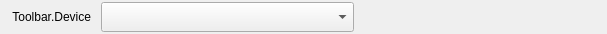
<?xml version="1.0" encoding="UTF-8"?>
<ui version="4.0">
 <class>AFQAudioSourceToolbar</class>
 <widget class="QWidget" name="AFQAudioSourceToolbar">
  <property name="geometry">
   <rect>
    <x>0</x>
    <y>0</y>
    <width>607</width>
    <height>34</height>
   </rect>
  </property>
  <property name="minimumSize">
   <size>
    <width>0</width>
    <height>34</height>
   </size>
  </property>
  <property name="maximumSize">
   <size>
    <width>16777215</width>
    <height>34</height>
   </size>
  </property>
  <property name="windowTitle">
   <string>Form</string>
  </property>
  <layout class="QHBoxLayout" name="horizontalLayout_2">
   <property name="spacing">
    <number>10</number>
   </property>
   <property name="leftMargin">
    <number>12</number>
   </property>
   <property name="topMargin">
    <number>0</number>
   </property>
   <property name="rightMargin">
    <number>0</number>
   </property>
   <property name="bottomMargin">
    <number>0</number>
   </property>
   <item>
    <widget class="QLabel" name="label_Prop">
     <property name="sizePolicy">
      <sizepolicy hsizetype="Minimum" vsizetype="Preferred">
       <horstretch>0</horstretch>
       <verstretch>0</verstretch>
      </sizepolicy>
     </property>
     <property name="minimumSize">
      <size>
       <width>0</width>
       <height>30</height>
      </size>
     </property>
     <property name="maximumSize">
      <size>
       <width>16777215</width>
       <height>30</height>
      </size>
     </property>
     <property name="text">
      <string>Toolbar.Device</string>
     </property>
     <property name="alignment">
      <set>Qt::AlignRight|Qt::AlignTrailing|Qt::AlignVCenter</set>
     </property>
    </widget>
   </item>
   <item>
    <widget class="QComboBox" name="comboBox_Device">
     <property name="sizePolicy">
      <sizepolicy hsizetype="Expanding" vsizetype="Fixed">
       <horstretch>0</horstretch>
       <verstretch>0</verstretch>
      </sizepolicy>
     </property>
     <property name="minimumSize">
      <size>
       <width>0</width>
       <height>30</height>
      </size>
     </property>
     <property name="maximumSize">
      <size>
       <width>16777215</width>
       <height>30</height>
      </size>
     </property>
    </widget>
   </item>
   <item>
    <spacer name="horizontalSpacer">
     <property name="orientation">
      <enum>Qt::Horizontal</enum>
     </property>
     <property name="sizeType">
      <enum>QSizePolicy::MinimumExpanding</enum>
     </property>
     <property name="sizeHint" stdset="0">
      <size>
       <width>40</width>
       <height>20</height>
      </size>
     </property>
    </spacer>
   </item>
  </layout>
 </widget>
 <resources/>
 <connections/>
</ui>
